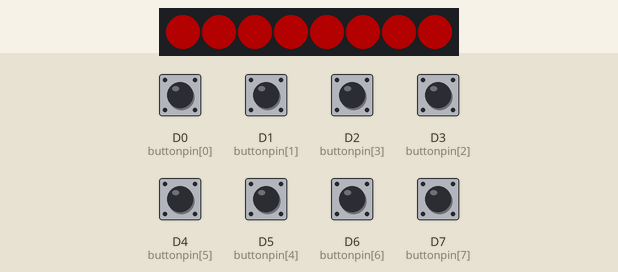
The program below on a simulated Seeed XIAO (SAMD21). Shown: 8 RGB LEDs in strip order, left to right. The inputs (shaded band) are chosen by the test bench; at power-on: D0 (buttonpin[0]), D1 (buttonpin[1]), D2 (buttonpin[3]), D3 (buttonpin[2]), D4 (buttonpin[5]), D5 (buttonpin[4]), D6 (buttonpin[6]), D7 (buttonpin[7]) HIGH. Dim RGB values are drawn brighter than linear; USB keyboard and mouse output is not drawn.

Above: at 1.2 s.
1.3 s: D0 (buttonpin[0]) pulled LOW for 0.15 s
At 1.38 s:
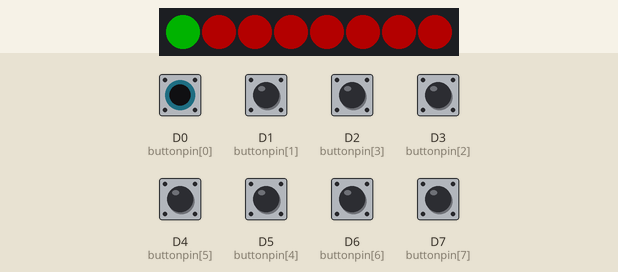
2.9 s: D1 (buttonpin[1]) pulled LOW for 0.15 s
At 2.97 s:
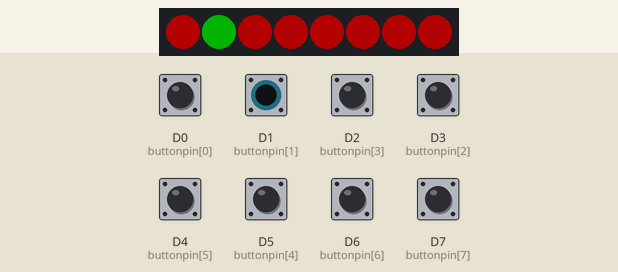
4.5 s: D2 (buttonpin[3]) pulled LOW for 0.15 s
At 4.58 s:
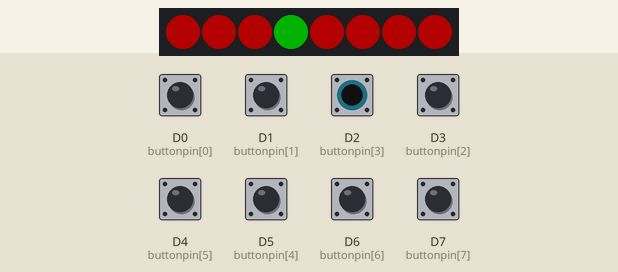
6.1 s: D3 (buttonpin[2]) pulled LOW for 0.15 s
At 6.17 s:
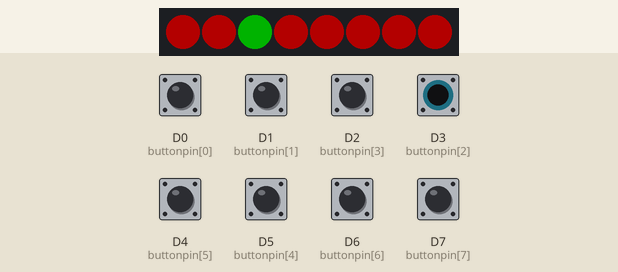
7.7 s: D4 (buttonpin[5]) pulled LOW for 0.15 s
At 7.77 s:
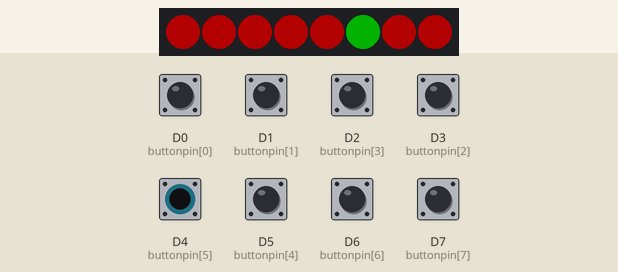
9.3 s: D5 (buttonpin[4]) pulled LOW for 0.15 s
At 9.38 s:
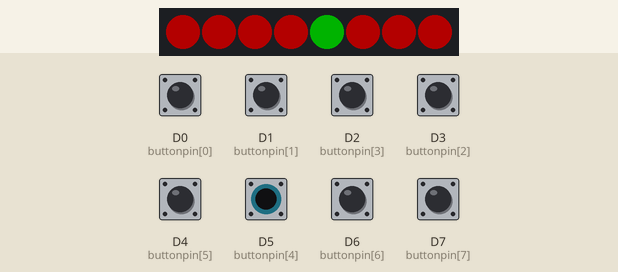
Timing chart, 0 to 11.9 s (numbered marks = the images above; inputs shaded):
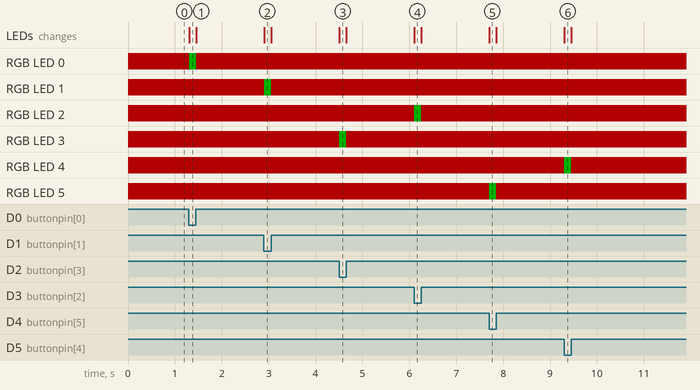

Measured:
- after the input at 1.3 s, RGB LED 0: RGB(60, 0, 0) → RGB(0, 60, 0) at once, → RGB(60, 0, 0) 0.15 s later; the LEDs: change at once (image 1)
- after the input at 2.9 s, RGB LED 1: RGB(60, 0, 0) → RGB(0, 60, 0) at once, → RGB(60, 0, 0) 0.16 s later; the LEDs: change at once (image 2)
- after the input at 4.5 s, RGB LED 3: RGB(60, 0, 0) → RGB(0, 60, 0) at once, → RGB(60, 0, 0) 0.16 s later; the LEDs: change at once (image 3)
- after the input at 6.1 s, RGB LED 2: RGB(60, 0, 0) → RGB(0, 60, 0) at once, → RGB(60, 0, 0) 0.15 s later; the LEDs: change at once (image 4)
- after the input at 7.7 s, RGB LED 5: RGB(60, 0, 0) → RGB(0, 60, 0) at once, → RGB(60, 0, 0) 0.15 s later; the LEDs: change at once (image 5)
- after the input at 9.3 s, RGB LED 4: RGB(60, 0, 0) → RGB(0, 60, 0) at once, → RGB(60, 0, 0) 0.15 s later; the LEDs: change at once (image 6)

The program:

main.cpp
```cpp
#include <Arduino.h>
#include <Adafruit_NeoPixel.h>
#include <Keyboard.h>


#define PIN 8
#define NUMPIXELS 8
#define BRIGTHNESS 60
#define COOLDOWN_TIME 100
#define DELAY 10
#define LENGTH(X) sizeof(X)/sizeof(X[0])

Adafruit_NeoPixel pixels(NUMPIXELS, PIN, NEO_GRB + NEO_KHZ800);
uint16_t buttonpin[] = {0,1,3,2,5,4,6,7};
uint16_t keyboard_key[] = {KEY_F13, KEY_F14, KEY_F15, KEY_F16, KEY_F17, KEY_F18, KEY_F19, KEY_F20};
uint16_t button_timer[] = {0,0,0,0,0,0,0,0};

void setup() {
  for(uint16_t i = 0; i < LENGTH(buttonpin); i++){
    pinMode(buttonpin[i], INPUT_PULLUP);
  }
  pixels.begin();
  Keyboard.begin();
}

void loop() {
  uint8_t led_pin_state[LENGTH(buttonpin)];
  for(uint16_t i = 0; i < LENGTH(buttonpin); i++){
    led_pin_state[i] = BRIGTHNESS * digitalRead(buttonpin[i]);
    if(led_pin_state[i] > 0){
      if(button_timer[i] == 0){
        Keyboard.press(keyboard_key[i]);
        button_timer[i] = COOLDOWN_TIME / DELAY;
        Keyboard.releaseAll();
      }else{
        button_timer[i]--;
      }
    }
  }

  for(uint16_t i=0; i<NUMPIXELS; i++) {
    pixels.setPixelColor(i, pixels.Color( led_pin_state[i] , (BRIGTHNESS - led_pin_state[i] ), 0));
  }

  pixels.show();
  delay(10);
}
```
